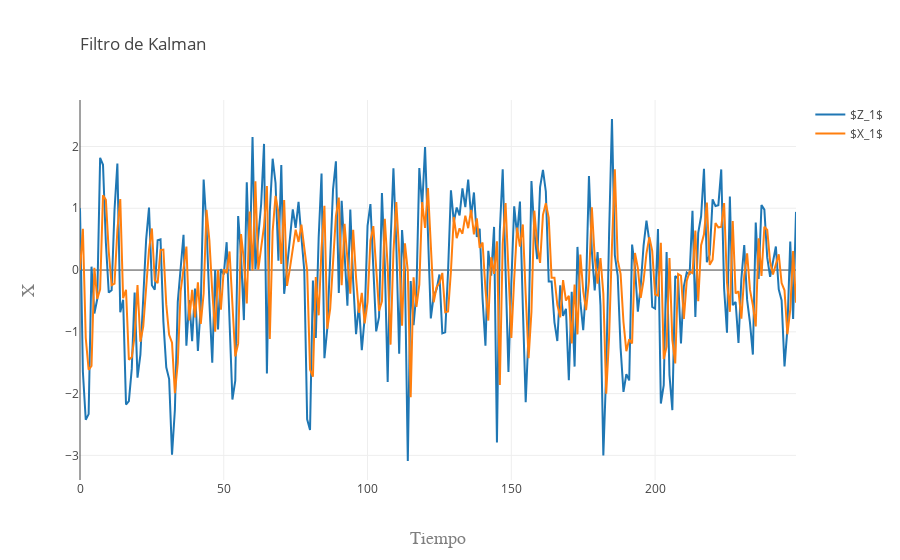

Write notebook code for a chart like this one.
### Code cell
trace1 = go.Scatter(
    y = X.T[1],
    x = np.arange(nobs),
    name = '$Z_1$'
)

trace2 = go.Scatter(
    y = Z.T[1],
    x = np.arange(nobs),
    name = '$X_1$'
)

data = [trace1, trace2]
layout = go.Layout(
    title=go.layout.Title(
        text='Filtro de Kalman',
        xref='paper',
        x=0
    ),
    xaxis=go.layout.XAxis(
        title=go.layout.xaxis.Title(
            text='Tiempo',
            font=dict(
                family='Arial',
                size=18,
                color='#7f7f7f'
            )
        )
    ),
    yaxis=go.layout.YAxis(
        title=go.layout.yaxis.Title(
            text='X',
            font=dict(
                family='Arial',
                size=18,
                color='#7f7f7f'
            )
        )
    )
)
fig = go.Figure(data=data, layout=layout)
py.iplot(fig, filename='KF')

### Figure 1 — Plotly figure (JSON) as saved in the notebook; plotly's stock layout.template omitted (floating-point values rounded to 4 significant figures; data arrays with more than 128 entries replaced by an {"elided": "..."} marker saying what was removed)
{"data": [{"name": "$Z_1$", "type": "scatter", "uid": "3fd8b931-bb5c-4a4e-9b46-3c3ff2ab2042", "x": {"elided": "250 int values"}, "y": {"elided": "250 float values"}}, {"name": "$X_1$", "type": "scatter", "uid": "9dade36f-dcfc-429e-897b-0ac7b9756cc4", "x": {"elided": "250 int values"}, "y": {"elided": "250 float values"}}], "layout": {"autosize": true, "title": {"text": "Filtro de Kalman", "x": 0, "xref": "paper"}, "xaxis": {"autorange": true, "range": [0, 249], "title": {"font": {"color": "#7f7f7f", "family": "Arial", "size": 18}, "text": "Tiempo"}, "type": "linear"}, "yaxis": {"autorange": true, "range": [-3.398, 2.753], "title": {"font": {"color": "#7f7f7f", "family": "Arial", "size": 18}, "text": "X"}, "type": "linear"}}}
